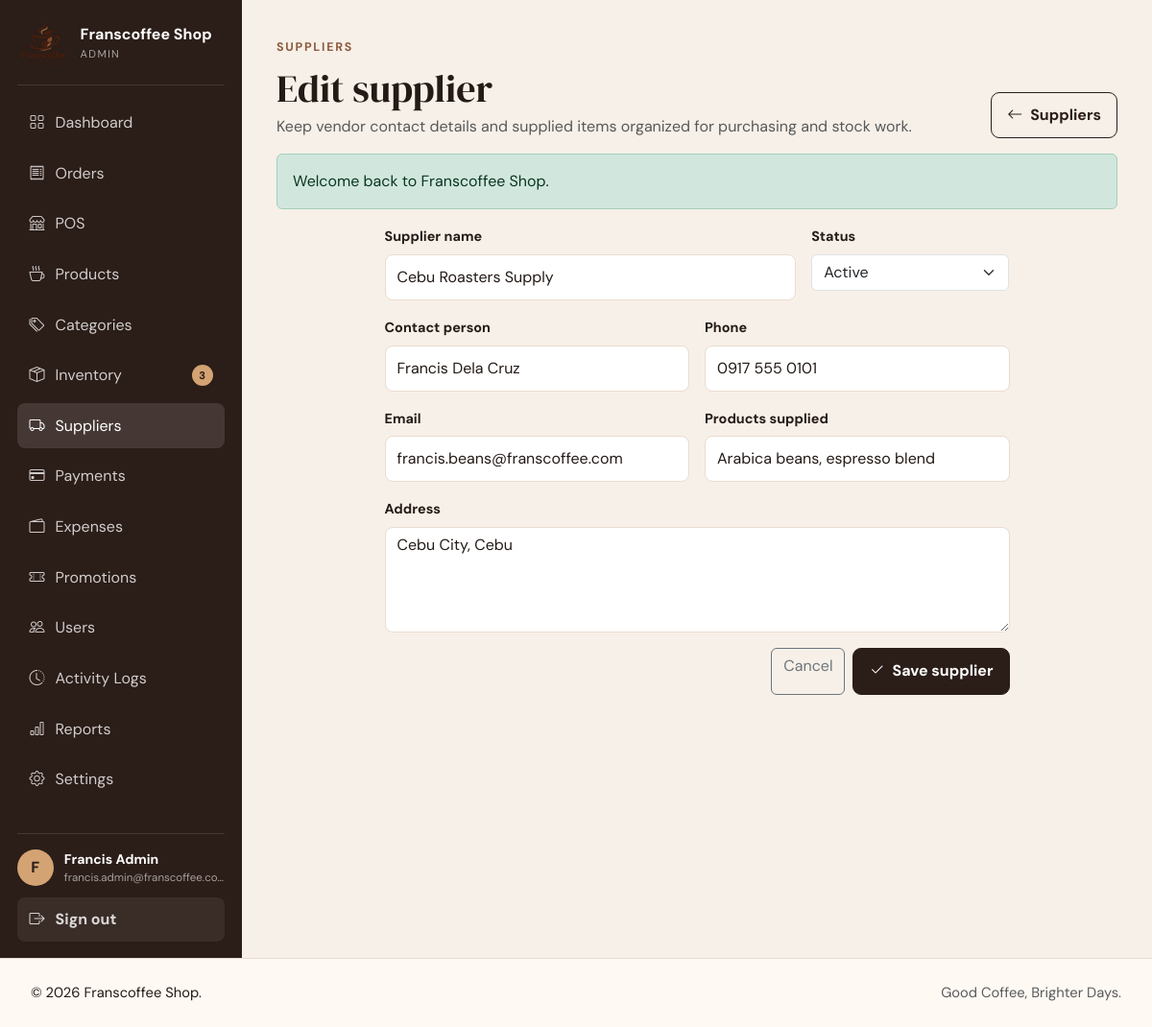
Screenshot of /admin/supplier-form.php?id=1 (signed in) with the database file from the repository.
### tables this page shows
CREATE TABLE users (
    id BIGINT UNSIGNED AUTO_INCREMENT PRIMARY KEY,
    first_name VARCHAR(80) NOT NULL,
    last_name VARCHAR(80) NOT NULL,
    email VARCHAR(190) NOT NULL UNIQUE,
    phone VARCHAR(30) NULL,
    password_hash VARCHAR(255) NOT NULL,
    role ENUM('ADMIN','STAFF','CUSTOMER') NOT NULL DEFAULT 'CUSTOMER',
    status ENUM('ACTIVE','INACTIVE') NOT NULL DEFAULT 'ACTIVE',
    email_verified_at DATETIME NULL,
    last_login_at DATETIME NULL,
    created_at DATETIME NOT NULL DEFAULT CURRENT_TIMESTAMP,
    updated_at DATETIME NOT NULL DEFAULT CURRENT_TIMESTAMP ON UPDATE CURRENT_TIMESTAMP,
    INDEX idx_users_role_status (role, status)
);

CREATE TABLE suppliers (
    id BIGINT UNSIGNED AUTO_INCREMENT PRIMARY KEY,
    name VARCHAR(150) NOT NULL,
    contact_person VARCHAR(120) NULL,
    email VARCHAR(190) NULL,
    phone VARCHAR(40) NULL,
    address TEXT NULL,
    products_supplied TEXT NULL,
    status ENUM('ACTIVE','INACTIVE') NOT NULL DEFAULT 'ACTIVE',
    created_at DATETIME NOT NULL DEFAULT CURRENT_TIMESTAMP,
    updated_at DATETIME NOT NULL DEFAULT CURRENT_TIMESTAMP ON UPDATE CURRENT_TIMESTAMP,
    INDEX idx_supplier_status_name (status, name)
);

### includes/db.php (called while the page is built, shortened)
<?php
function db(): PDO
{
    static $pdo = null;
    if ($pdo instanceof PDO) {
        return $pdo;
    }
    $config = app_config('database');
    $dsn = sprintf(
        'mysql:host=%s;port=%s;dbname=%s;charset=%s',
        $config['host'],
        $config['port'],
        $config['name'],
        $config['charset']
    );
    $pdo = new PDO($dsn, $config['username'], $config['password'], [
        PDO::ATTR_ERRMODE => PDO::ERRMODE_EXCEPTION,
        PDO::ATTR_DEFAULT_FETCH_MODE => PDO::FETCH_ASSOC,
        PDO::ATTR_EMULATE_PREPARES => false,
    ]);
    return $pdo;
}

### includes/auth.php (called while the page is built, shortened)
<?php
function validate_authenticated_session(): void
{
    $sessionUser = current_user();
    $stmt = db()->prepare('SELECT id, first_name, last_name, email, role, status FROM users WHERE id = :id LIMIT 1');
    $stmt->execute(['id' => (int) $sessionUser['id']]);
}

### includes/bootstrap.php (called while the page is built, shortened)
<?php
$APP_CONFIG = require __DIR__ . '/../config.php';
require_once __DIR__ . '/functions.php';
require_once __DIR__ . '/db.php';
require_once __DIR__ . '/auth.php';
require_once __DIR__ . '/storefront.php';
require_once __DIR__ . '/inventory.php';
validate_authenticated_session();

### includes/functions.php (called while the page is built, shortened)
<?php
function app_config(?string $section = null): array
{
    global $APP_CONFIG;
    return $APP_CONFIG[$section] ?? [];
}
function e(?string $value): string
{
    return htmlspecialchars((string) $value, ENT_QUOTES, 'UTF-8');
}
function url(string $path = ''): string
{
    $base = rtrim((string) (app_config('app')['base_url'] ?? ''), '/');
    return $base . '/' . ltrim($path, '/');
}
function asset(string $path): string
{
    return url('assets/' . ltrim($path, '/'));
}
function flash(string $key, ?string $message = null): ?string
{
    $value = $_SESSION['_flash'][$key] ?? null;
    return $value;
}
function current_user(): ?array
{
    return $_SESSION['user'] ?? null;
}
function role_home(string $role): string
{
    return match ($role) {
        'ADMIN' => 'admin/dashboard.php',
        'STAFF' => 'staff/dashboard.php',
        default => 'customer/dashboard.php',
    };
}

### config.php (called while the page is built, shortened)
<?php
return [
    'app' => [
        'name' => 'Franscoffee Shop',
        'tagline' => 'Good Coffee, Brighter Days.',
        'base_url' => 'http://localhost/franscoffee',
        'timezone' => 'Asia/Manila',
        'environment' => 'local',
        'debug' => true,
    ],
    'database' => [
        'host' => '127.0.0.1',
        'port' => '3306',
        'name' => 'franscoffee',
        'username' => 'root',
        'password' => '',
        'charset' => 'utf8mb4',
    ],
    'session' => [
        'name' => 'franscoffee_session',
        'lifetime' => 7200,
    ],
    'auth' => [
        'reset_token_minutes' => 60,
        'max_login_attempts' => 5,
        'login_lock_seconds' => 60,
    ],
];

### includes/storefront.php (called while the page is built, shortened)
<?php
function shop_setting(string $key, string $default = ''): string
{
    static $settings = null;
    if (!is_array($settings)) {
        $settings = [];
        try {
            foreach (db()->query('SELECT setting_key, setting_value FROM settings')->fetchAll() as $row) {
                $settings[(string) $row['setting_key']] = (string) ($row['setting_value'] ?? '');
            }
        } catch (Throwable $e) {
            $settings = [];
        }
    }
    return array_key_exists($key, $settings) ? $settings[$key] : $default;
}
function shop_logo_url(): string
{
    $path = trim(shop_setting('logo_path', ''));
    if ($path === '') return asset('images/logo/logo.png');
    return asset(ltrim($path, '/'));
}

### includes/inventory.php (called while the page is built, shortened)
<?php
function admin_supplier_by_id(int $id): ?array
{
    $stmt = db()->prepare('SELECT * FROM suppliers WHERE id=:id LIMIT 1');
    $stmt->execute(['id' => $id]);
    $row = $stmt->fetch(PDO::FETCH_ASSOC);
    return $row ?: null;
}

### admin/supplier-form.php (the view, shortened to what this page needs)
<?php
require_once __DIR__ . '/../includes/bootstrap.php';
$id = (int)($_GET['id'] ?? $_POST['supplier_id'] ?? 0);
$supplier = $id > 0 ? admin_supplier_by_id($id) : null;
$form = $supplier ?? ['name' => '', 'contact_person' => '', 'email' => '', 'phone' => '', 'address' => '', 'products_supplied' => '', 'status' => 'ACTIVE'];
$pageTitle = $id > 0 ? 'Edit Supplier' : 'Add Supplier'; $bodyClass = 'portal-page'; require __DIR__ . '/../includes/header.php'; $success = flash('success');
?>
<div class="portal-shell"><?php require __DIR__ . '/../includes/sidebar.php'; ?><main class="portal-main inventory-main"><header class="portal-page-header"><div><span class="eyebrow">SUPPLIERS</span><h1 class="mt-2 mb-1"><?= $id > 0 ? 'Edit supplier' : 'Add supplier' ?></h1><p class="text-muted mb-0">Keep vendor contact details and supplied items organized for purchasing and stock work.</p></div><a class="btn btn-outline-coffee" href="<?= url('admin/suppliers.php') ?>"><i class="bi bi-arrow-left me-2"></i>Suppliers</a></header>
<?php if ($success): ?><div class="alert alert-success"><?= e($success) ?></div><?php endif; ?>
<div class="row justify-content-center"><div class="col-xl-9"><section class="portal-card"><form method="post" class="row g-3"><?= csrf_field() ?><input type="hidden" name="supplier_id" value="<?= $id ?>"><div class="col-md-8"><label class="form-label" for="supplierName">Supplier name</label><input class="form-control" id="supplierName" name="name" required maxlength="150" value="<?= e((string)$form['name']) ?>"></div><div class="col-md-4"><label class="form-label" for="supplierFormStatus">Status</label><select class="form-select" id="supplierFormStatus" name="status"><option value="ACTIVE" <?= $form['status'] === 'ACTIVE' ? 'selected' : '' ?>>Active</option><option value="INACTIVE" <?= $form['status'] === 'INACTIVE' ? 'selected' : '' ?>>Inactive</option></select></div><div class="col-md-6"><label class="form-label" for="contactPerson">Contact person</label><input class="form-control" id="contactPerson" name="contact_person" maxlength="120" value="<?= e((string)($form['contact_person'] ?? '')) ?>"></div><div class="col-md-6"><label class="form-label" for="supplierPhone">Phone</label><input class="form-control" id="supplierPhone" name="phone" maxlength="40" value="<?= e((string)($form['phone'] ?? '')) ?>"></div><div class="col-md-6"><label class="form-label" for="supplierEmail">Email</label><input class="form-control" id="supplierEmail" name="email" type="email" maxlength="190" value="<?= e((string)($form['email'] ?? '')) ?>"></div><div class="col-md-6"><label class="form-label" for="productsSupplied">Products supplied</label><input class="form-control" id="productsSupplied" name="products_supplied" maxlength="2000" value="<?= e((string)($form['products_supplied'] ?? '')) ?>" placeholder="Coffee beans, milk, syrups"></div><div class="col-12"><label class="form-label" for="supplierAddress">Address</label><textarea class="form-control" id="supplierAddress" name="address" rows="4"><?= e((string)($form['address'] ?? '')) ?></textarea></div><div class="col-12 d-flex justify-content-end gap-2"><a class="btn btn-outline-secondary" href="<?= url('admin/suppliers.php') ?>">Cancel</a><button class="btn btn-coffee" type="submit"><i class="bi bi-check2 me-2"></i>Save supplier</button></div></form></section></div></div>
</main></div><?php require __DIR__ . '/../includes/footer.php'; ?>

### includes/sidebar.php (shortened to what this page needs)
<?php
$role = user_role() ?? 'GUEST';
$user = current_user();
$currentScript = str_replace('\\', '/', (string)($_SERVER['PHP_SELF'] ?? ''));
$unreadNotifications = ($role === 'CUSTOMER' && function_exists('customer_unread_notification_count')) ? customer_unread_notification_count((int)($user['id'] ?? 0)) : 0;
$sidebarProfile = ($role === 'CUSTOMER' && function_exists('customer_profile')) ? customer_profile((int)($user['id'] ?? 0)) : null;
$lowStockCount = ($role === 'ADMIN' && function_exists('admin_inventory_metrics')) ? (int)admin_inventory_metrics()['low'] : 0;
$items = match ($role) {
    'ADMIN' => [
        ['Dashboard', 'bi-grid', 'admin/dashboard.php', 0],
        ['Orders', 'bi-receipt', 'staff/orders.php', 0],
        ['POS', 'bi-shop', 'staff/pos.php', 0],
        ['Products', 'bi-cup-hot', 'admin/products.php', 0],
        ['Categories', 'bi-tags', 'admin/categories.php', 0],
        ['Inventory', 'bi-box-seam', 'admin/inventory.php', $lowStockCount],
        ['Suppliers', 'bi-truck', 'admin/suppliers.php', 0],
        ['Payments', 'bi-credit-card', 'admin/payments.php', 0],
        ['Expenses', 'bi-wallet2', 'admin/expenses.php', 0],
        ['Promotions', 'bi-ticket-perforated', 'admin/promotions.php', 0],
        ['Users', 'bi-people', 'admin/users.php', 0],
        ['Activity Logs', 'bi-clock-history', 'admin/activity-logs.php', 0],
        ['Reports', 'bi-bar-chart', 'admin/reports.php', 0],
        ['Settings', 'bi-gear', 'admin/settings.php', 0],
    ],
    'STAFF' => [
        ['Dashboard', 'bi-grid', 'staff/dashboard.php', 0],
        ['POS', 'bi-shop', 'staff/pos.php', 0],
        ['Orders', 'bi-receipt', 'staff/orders.php', 0],
        ['Customers', 'bi-people', 'staff/customers.php', 0],
    ],
    default => [
        ['Dashboard', 'bi-house', 'customer/dashboard.php', 0],
        ['My Orders', 'bi-receipt', 'customer/orders.php', 0],
        ['Notifications', 'bi-bell', 'customer/notifications.php', $unreadNotifications],
        ['Favorites', 'bi-heart', 'customer/favorites.php', 0],
        ['Cart', 'bi-bag', 'cart.php', 0],
        ['Addresses', 'bi-geo-alt', 'customer/addresses.php', 0],
        ['Profile', 'bi-person', 'customer/profile.php', 0],
    ],
};
$isSidebarActive = static function (string $path) use ($currentScript): bool {
    $active = str_ends_with($currentScript, '/' . $path);
    if ($path === 'customer/orders.php' && str_ends_with($currentScript, '/customer/order-details.php')) $active = true;
    if ($path === 'staff/orders.php' && str_ends_with($currentScript, '/staff/order-details.php')) $active = true;
    if ($path === 'admin/products.php' && str_ends_with($currentScript, '/admin/product-form.php')) $active = true;
    if ($path === 'admin/inventory.php' && (str_ends_with($currentScript, '/admin/inventory-form.php') || str_ends_with($currentScript, '/admin/inventory-transactions.php'))) $active = true;
    if ($path === 'admin/suppliers.php' && str_ends_with($currentScript, '/admin/supplier-form.php')) $active = true;
    if ($path === 'admin/expenses.php' && str_ends_with($currentScript, '/admin/expense-form.php')) $active = true;
    if ($path === 'admin/promotions.php' && str_ends_with($currentScript, '/admin/promotion-form.php')) $active = true;
    if ($path === 'admin/users.php' && str_ends_with($currentScript, '/admin/user-form.php')) $active = true;
    return $active;
};
$sidebarAvatar = !empty($sidebarProfile['avatar_path']) ? url((string)$sidebarProfile['avatar_path']) : null;
$sidebarName = trim((string)($user['first_name'] ?? '') . ' ' . (string)($user['last_name'] ?? ''));
?>
<aside class="fc-sidebar d-none d-lg-flex">
    <div>
        <a class="sidebar-brand text-decoration-none text-white" href="<?= url(role_home((string)$role)) ?>">
            <img src="<?= e(shop_logo_url()) ?>" alt="<?= e(shop_setting('shop_name','Franscoffee Shop')) ?> logo">
            <div><strong><?= e(shop_setting('shop_name','Franscoffee Shop')) ?></strong><small><?= e($role) ?></small></div>
        </a>
        <nav class="sidebar-nav" aria-label="Portal navigation">
            <?php foreach ($items as [$label, $icon, $path, $count]): $active = $isSidebarActive($path); ?>
                <a class="sidebar-link <?= $active ? 'active' : '' ?>" href="<?= url($path) ?>" <?= $active ? 'aria-current="page"' : '' ?>>
                    <i class="bi <?= e($icon) ?>"></i><span><?= e($label) ?></span><?php if ((int)$count > 0): ?><em class="sidebar-count"><?= (int)$count > 99 ? '99+' : (int)$count ?></em><?php endif; ?>
                </a>
            <?php endforeach; ?>
        </nav>
    </div>
    <div class="sidebar-account">
        <div class="sidebar-user">
            <?php if ($sidebarAvatar): ?><img class="sidebar-avatar sidebar-avatar-image" src="<?= e($sidebarAvatar) ?>" alt="<?= e(($user['first_name'] ?? 'Customer') . ' profile photo') ?>"><?php else: ?><span class="sidebar-avatar"><?= e(strtoupper(substr((string) ($user['first_name'] ?? 'F'), 0, 1))) ?></span><?php endif; ?>
            <div><strong><?= e($sidebarName) ?></strong><small><?= e($user['email'] ?? '') ?></small></div>
        </div>
        <form method="post" action="<?= url('logout.php') ?>">
            <button class="sidebar-logout" type="submit"><i class="bi bi-box-arrow-right"></i><span>Sign out</span></button>
        </form>
    </div>
</aside>

### rows the page displays
users: role "ADMIN", first_name "F", sidebarName "Francis Admin", email "francis.admin@franscoffee.co…"
suppliers: name "Cebu Roasters Supply", status "Active", contact_person "Francis Dela Cruz", phone "0917 555 0101", email "francis.beans@franscoffee.com", products_supplied "Arabica beans, espresso blend", address "Cebu City, Cebu"

### other values shown
shop_setting('shop_name','Franscoffee Shop') "Franscoffee Shop"
$label "Dashboard"
$label "Orders"
$label "POS"
$label "Products"
$label "Categories"
$label "Inventory"
$count "3"
$label "Suppliers"
$label "Payments"
$label "Expenses"
$label "Promotions"
$label "Users"
$label "Activity Logs"
$label "Reports"
